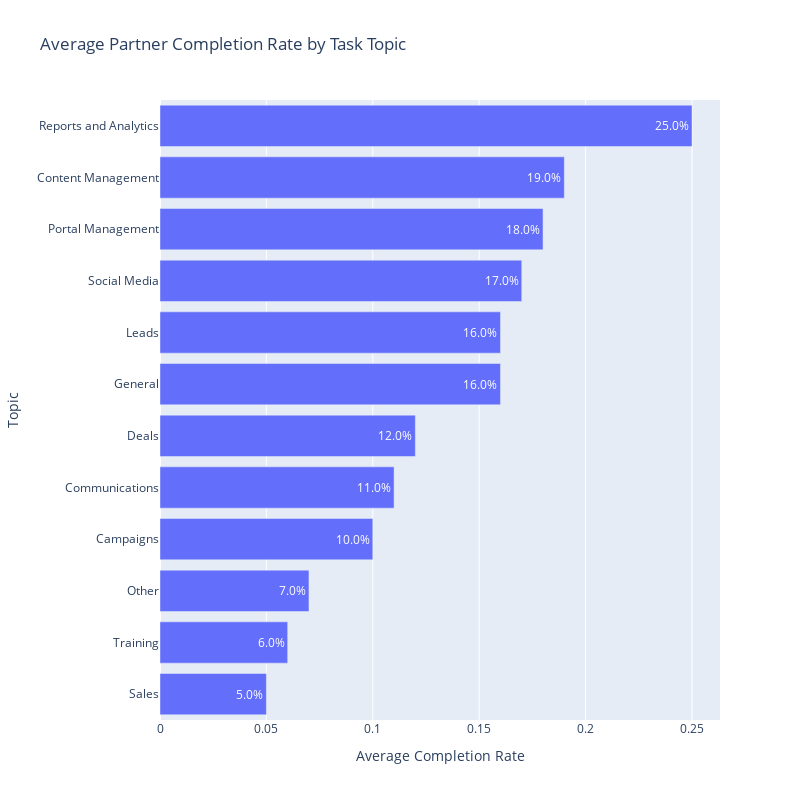

The cell this chart's notebook holds for it:
### Code cell
result['Percentage'] = (result['Partner Completion Rate'] * 100).round(2).astype(str) + '%'

fig = px.bar(result, y='Topic', x='Partner Completion Rate', title='Average Partner Completion Rate by Task Topic',
             labels={'Partner Completion Rate':'Average Completion Rate', 'Topic':'Topic'}, 
             text='Percentage', orientation='h')
fig.update_layout(width = 800, height = 800)
fig.show()

### Figure 1 — Plotly figure (JSON) as saved in the notebook; plotly's stock layout.template omitted (floating-point values rounded to 4 significant figures)
{"data": [{"alignmentgroup": "True", "hovertemplate": "Average Completion Rate=%{x}<br>Topic=%{y}<br>Percentage=%{text}<extra></extra>", "legendgroup": "", "marker": {"color": "#636efa", "pattern": {"shape": ""}}, "name": "", "offsetgroup": "", "orientation": "h", "showlegend": false, "text": ["5.0%", "6.0%", "7.0%", "10.0%", "11.0%", "12.0%", "16.0%", "16.0%", "17.0%", "18.0%", "19.0%", "25.0%"], "textposition": "auto", "type": "bar", "x": [0.05, 0.06, 0.07, 0.1, 0.11, 0.12, 0.16, 0.16, 0.17, 0.18, 0.19, 0.25], "xaxis": "x", "y": ["Sales", "Training", "Other", "Campaigns", "Communications", "Deals", "General", "Leads", "Social Media", "Portal Management", "Content Management", "Reports and Analytics"], "yaxis": "y"}], "layout": {"barmode": "relative", "height": 800, "legend": {"tracegroupgap": 0}, "title": {"text": "Average Partner Completion Rate by Task Topic"}, "width": 800, "xaxis": {"anchor": "y", "domain": [0, 1], "title": {"text": "Average Completion Rate"}}, "yaxis": {"anchor": "x", "domain": [0, 1], "title": {"text": "Topic"}}}}
